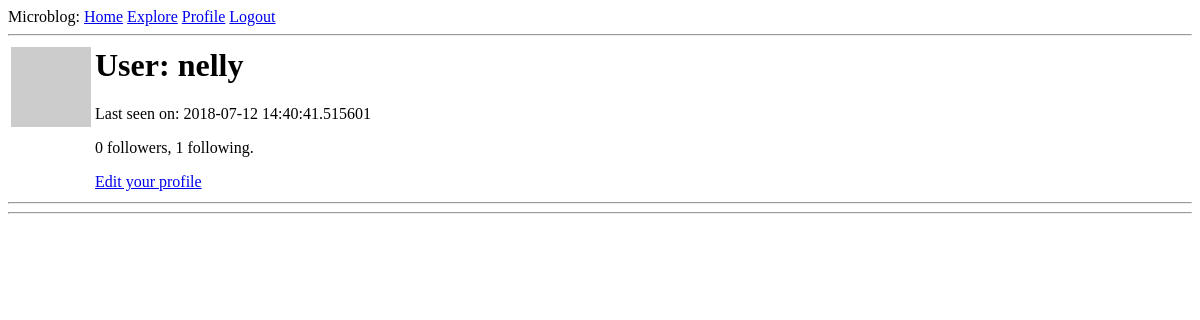
/user/nelly (signed in), run on an earlier commit of the app's database.
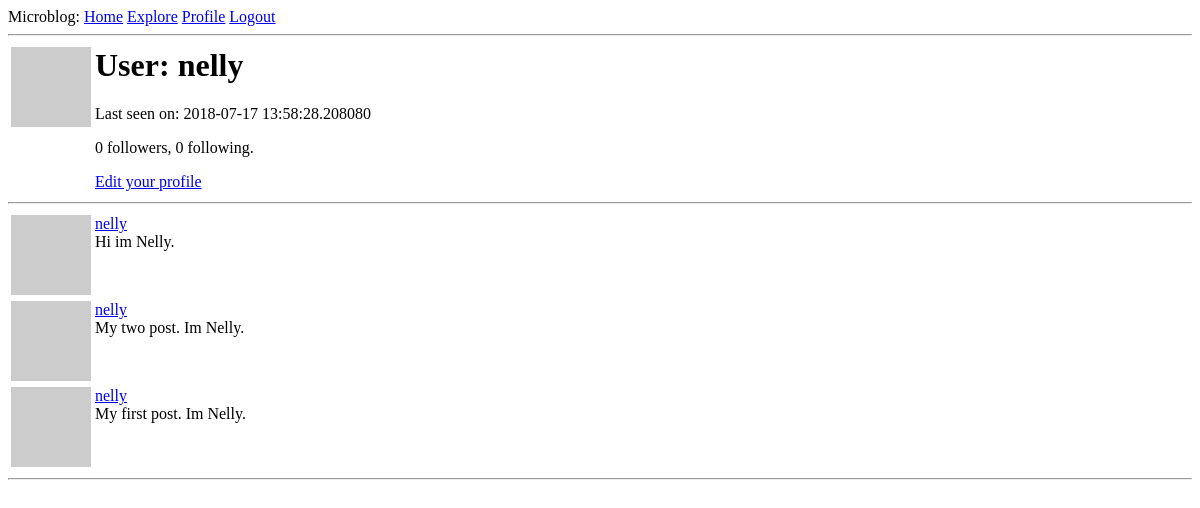
And on a later commit of the database.
### app/models.py (models this page shows, shortened)
class User(UserMixin, db.Model):
	id = db.Column(db.Integer, primary_key=True)
	username = db.Column(db.String(32), index=True, unique=True)
	email = db.Column(db.String(128), index=True, unique=True)
	password_hash = db.Column(db.String(128))
	posts = db.relationship('Post', backref='author', lazy='dynamic')
	about_me = db.Column(db.String(140))
	last_seen = db.Column(db.DateTime, default=datetime.utcnow)
	followed = db.relationship(
		'User', secondary=followers,
		primaryjoin=(followers.c.follower_id==id),
		secondaryjoin=(followers.c.followed_id == id),
		backref=db.backref('followers', lazy='dynamic'),
		lazy='dynamic')
	def avatar(self, size):
		digest = md5(self.email.lower().encode('utf-8')).hexdigest()
		return 'https://www.gravatar.com/avatar/{}?d=identicon&s={}'.format(digest, size)

class Post(db.Model):
	id = db.Column(db.Integer, primary_key=True)
	body = db.Column(db.String(256))
	timestamp = db.Column(db.DateTime(), default=datetime.utcnow)
	user_id = db.Column(db.Integer, db.ForeignKey('user.id'))

### app/routers.py (the view)
@app.route('/user/<username>')
@login_required
def user(username):
	user = User.query.filter_by(username=username).first_or_404()
	page = request.args.get('page', 1, type=int)
	posts = user.posts.order_by(Post.timestamp.desc()).paginate(
	     page, app.config['POSTS_PER_PAGE'], False)
	next_url = url_for('explore', username=user.username, page=posts.next_num) if posts.has_next else None
	prev_url = url_for('explore', username=user.username, page=posts.prev_num) if posts.has_prev else None
	return render_template('user.html', user=user, posts=posts.items,
	    next_url=next_url, prev_url=prev_url)

### app/models.py (called while the page is built)
@login.user_loader
def load_user(id):
	return User.query.get(int(id))

### app/routers.py (called while the page is built)
@app.before_request
def before_request():
	if current_user.is_authenticated:
		current_user.last_seen = datetime.utcnow()
		db.session.commit()

### app/templates/user.html (shortened to what this page needs)
{% extends "base.html" %}
{% block content %}
    <table>
    	<tr valign="top">
    	    <td><img src="{{ user.avatar(128) }}"</td>
            <td>
                <h1>User: {{ user.username }}</h1>
                {% if user.last_seen %}
                  <p>Last seen on: {{ user.last_seen }}</p>
                {% endif %}
                  <p>{{ user.followers.count() }} followers, {{ user.followed.count() }} following.</p>
                {% if user == current_user %}
                  <p><a href="{{ url_for('edit_profile') }}">Edit your profile</a></p>
                {% elif not current_user.is_following(user) %}
                  <p><a href="{{ url_for('follow', username=user.username)}}">Подписаться</a></p>
                {% else %}
                  <p><a href="{{ url_for('unfollow', username=user.username)}}">Отписаться</a></p>
                {% endif %}
                </td>
        </tr>
    </table>
    <hr>
      {% for post in posts %}
    {% include '_post.html' %}
{% endfor %}
    <hr>
{% endblock %}

### app/templates/_post.html
<table>
    <tr valign="top">
        <td><img src="{{ post.author.avatar(36) }}"></td>
        <td><a href="{{ url_for('user', username=post.author.username) }}">
                {{ post.author.username }}
            </a><br>
          {{ post.body }}</td>
    </tr>
</table>

What changed in the data, as far as the page shows it:
changed User "nelly": last_seen "2018-07-12 14:40:41.515601" → "2018-07-17 13:58:28.208080"
added Post: author.username "nelly", body "Hi im Nelly."
added Post: author.username "nelly", body "My two post. Im Nelly."
added Post: author.username "nelly", body "My first post. Im Nelly."
Also different on the page:
{{ user.followed.count() }}: "1" → "0"
